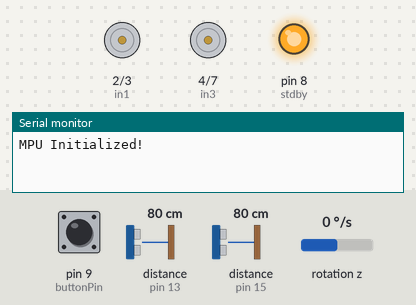
Recording of a sketch running on a simulated Arduino Uno, built with avr-gcc and run on an emulated ATmega328P. Shown: motor-driver pin pairs drawn as motors (green arrow = first pin HIGH = forward, orange = second pin HIGH = backward, longer = more drive, scaled by the enable pin), output pins drawn as LEDs (lit = HIGH), the last lines printed to the serial monitor. Wiring (inferred from the names in the program): MPU-9250 motion sensor at I2C address 0x68. The inputs (shaded band) are chosen by the test bench; at power-on: pin 9 (buttonPin) HIGH, rotation z 0 °/s, distance to the obstacle (sensors on pin 13, pin 15) 80 cm. The echo pulse lasts 58.3 µs per cm; pins used as bus, display or sensor lines are not drawn.

Above: at 1.2 s.
1.3 s: pin 9 (buttonPin) pulled LOW for 0.15 s
At 1.31 s:
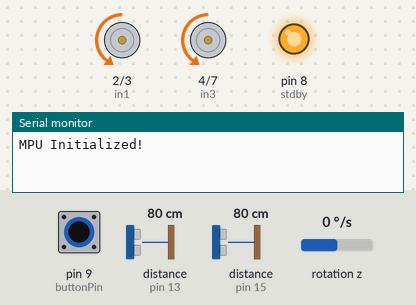
2.9 s: rotation z set to -86 °/s
5.9 s: rotation z set to -100 °/s
At 6.5 s:
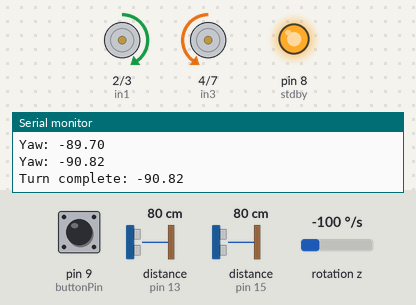
8.9 s: distance to the obstacle (sensor on pin 13) set to 35 cm
11.9 s: distance to the obstacle (sensor on pin 15) set to 2 cm
14.9 s: distance to the obstacle (sensor on pin 13) set to 120 cm
At 18.7 s:
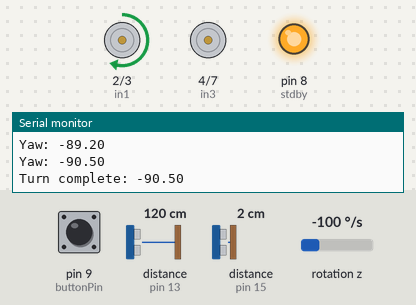
At 19.39 s:
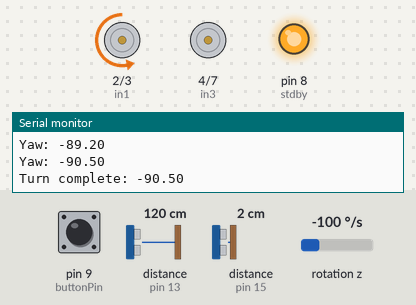
Timing chart, 0 to 26.7 s (numbered marks = the images above; inputs shaded):
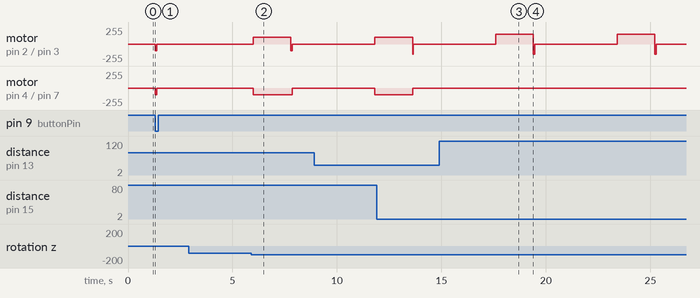

The sketch:

MotorsTest.ino
```cpp
// Motor Pins

//IN1,IN2=LEFT
//IN3,IN4=RIGHT
#include <Wire.h>

#define MPU_ADDR 0x68
#define PWR_MGMT_1  0x6B
#define GYRO_CONFIG 0x1B
#define GYRO_ZOUT_H 0x47


// === Initialize MPU9250 ===
void initMPU() {
  Wire.begin();

  // Wake up
  Wire.beginTransmission(MPU_ADDR);
  Wire.write(PWR_MGMT_1);
  Wire.write(0x00);
  Wire.endTransmission();

  // Gyro ±250 dps
  Wire.beginTransmission(MPU_ADDR);
  Wire.write(GYRO_CONFIG);
  Wire.write(0x00);
  Wire.endTransmission();
}
const int buttonPin = 9;
unsigned long lastButtonPress = 0;


// Integration timing
float deltat = 0.0f;
unsigned long lastUpdate = 0;
bool motorsEnabled = false;

int trigf=10,echof=11,trigr=12,echor=13,trigl=14,echol=15;
int in1 = 2;
int in2 = 3;
int in3 = 4;
int in4 = 7;

int en1 = 5;
int en2 = 6;
int stdby = 8;
// PID gains (start with these, tuned later)
float Kp = 1.9;
float Ki = 0.00;    // start at 0
float Kd = 1.4;

float integral = 0;
float lastError = 0;
unsigned long lastTime = 0;
const unsigned long loopMs = 50; // 50 ms control loop

const int baseSpeed = 100; // starting base PWM (0-255)
const int maxSpeed = 150 ;
const int integralLimit = 200; // tune later

float yaw = 0.0f;
float yawZero = 0.0f;    // reference so relative yaw starts at 0
const float ANGLE_TOL = 3.0f;  // degrees tolerance for stopping the turn

// // ------------- Helpers for yaw -----------------
// static inline float normalizeAngle(float a){
//   while (a > 180.0f) a -= 360.0f;
//   while (a <= -180.0f) a += 360.0f;
//   return a;
// }

// void updateYaw() {
//   // Read sensors when data ready
//   if (myIMU.readByte(MPU9250_ADDRESS, INT_STATUS) & 0x01) {
//     // Accel
//     myIMU.readAccelData(myIMU.accelCount);
//     myIMU.ax = (float)myIMU.accelCount[0] * myIMU.aRes;
//     myIMU.ay = (float)myIMU.accelCount[1] * myIMU.aRes;
//     myIMU.az = (float)myIMU.accelCount[2] * myIMU.aRes;

//     // Gyro (rad/s)
//     myIMU.readGyroData(myIMU.gyroCount);
//     myIMU.gx = (float)myIMU.gyroCount[0] * myIMU.gRes * DEG_TO_RAD;
//     myIMU.gy = (float)myIMU.gyroCount[1] * myIMU.gRes * DEG_TO_RAD;
//     myIMU.gz = (float)myIMU.gyroCount[2] * myIMU.gRes * DEG_TO_RAD;

//     // Mag
//     // myIMU.readMagData(myIMU.magCount);
//     // myIMU.mx = (float)myIMU.magCount[0] * myIMU.mRes;
//     // myIMU.my = (float)myIMU.magCount[1] * myIMU.mRes;
//     // myIMU.mz = (float)myIMU.magCount[2] * myIMU.mRes;
//   }

//   myIMU.updateTime();

//   // Madgwick fusion
//   MadgwickQuaternionUpdate(myIMU.ax, myIMU.ay, myIMU.az,
//                            myIMU.gx, myIMU.gy, myIMU.gz,
//                           0.0f, 0.0f, 0.0f,           //for not using
//                            myIMU.deltat);             //magnetometer

//   // Extract yaw (Z)
//   yaw = atan2f(2.0f * (q[0]*q[3] + q[1]*q[2]),
//                1.0f - 2.0f * (q[2]*q[2] + q[3]*q[3]));
//   yaw *= RAD_TO_DEG;
// }

// // void toggleMotors() {
// //   static bool lastState = HIGH;
// //   bool currentState = digitalRead(buttonPin);

// //   if (lastState == HIGH && currentState == LOW) {  // Button pressed
// //     if (millis() - lastButtonPress > 250) {       // Debounce 250ms
// //       motorsEnabled = !motorsEnabled;
// //       digitalWrite(STBY, motorsEnabled ? HIGH : LOW);
// //       lastButtonPress = millis();
// //     }
// //   }
// //   lastState = currentState;
// // }

// float getRelativeYaw() {
//   updateYaw();
//   return normalizeAngle(yaw - yawZero);
// }

// void resetYawZero() {
//   updateYaw();
//   yawZero = yaw;   // now relative yaw will read ~0
// }

float readGyroZ() {
  Wire.beginTransmission(MPU_ADDR);
  Wire.write(GYRO_ZOUT_H);
  Wire.endTransmission(false);
  Wire.requestFrom(MPU_ADDR, 2, true);

  int16_t gz_raw = Wire.read() << 8 | Wire.read();
  return gz_raw / 131.0;  // dps
}

// === Turn by target angle ===
void turnByAngle(float targetAngleDeg) {
  float yaw = 0;
  lastTime = millis();

  // Decide direction
  if (targetAngleDeg > 0) {
    // Turning right
    // setMotorRight();   // your motor code here
  } else {
    // Turning left
    // setMotorLeft();
  }

  while (abs(yaw) < abs(targetAngleDeg)) {
    float gz_dps = readGyroZ();

    unsigned long now = millis();
    float dt = (now - lastTime) / 1000.0;
    lastTime = now;
    yaw += gz_dps * dt;

    Serial.print("Yaw: ");
    Serial.println(yaw);
  }

  // Stop motors after turn
  // stopMotors();

  Serial.print("Turn complete: ");
  Serial.println(yaw);
}


void setup() {
  Serial.begin(9600);

  pinMode(trigf,OUTPUT);
  pinMode(trigl,OUTPUT);
  pinMode(trigr,OUTPUT);
  pinMode(echof,INPUT);
  pinMode(echol,INPUT);
  pinMode(echor,INPUT);
  pinMode(in1, OUTPUT);
  pinMode(in2, OUTPUT);
  pinMode(in3, OUTPUT);
  pinMode(in4, OUTPUT);
  pinMode(stdby,OUTPUT);
  pinMode(buttonPin, INPUT_PULLUP) ;

  pinMode(en1, OUTPUT);
  pinMode(en2, OUTPUT);

  analogWrite(en1, baseSpeed);
  analogWrite(en2, baseSpeed);
  digitalWrite(stdby, HIGH);

  Wire.begin();
  initMPU();
  Serial.println("MPU Initialized!");

}

void stop(){
  digitalWrite(in1,LOW);
  digitalWrite(in2,LOW);
  digitalWrite(in3,LOW);
  digitalWrite(in4,LOW);
  delay(1000);
}

void turnRight() {

  turnByAngle(90);
  delay(2000);
  // resetYawZero();
  // float target = 90.0;

  // unsigned long startTime = millis();  // safety timeout
  // while (true) {
  //   updateYaw();
  //   float error = normalizeAngle(target - getRelativeYaw());

  //   // stop when within tolerance
  //   if (fabs(error) < ANGLE_TOL) break;

  //   int pwm = map(fabs(error), 90, 0, 180, 80);
  //   pwm = constrain(pwm, 80, 180);

  //   if (error > 0) {
  //     // turn right
  //     analogWrite(en1, pwm);
  //     digitalWrite(in1, LOW);
  //     digitalWrite(in2, HIGH);

  //     analogWrite(en2, pwm);
  //     digitalWrite(in3, HIGH);
  //     digitalWrite(in4, LOW);
  //   } else {
  //     // overshoot protection: tiny correction left
  //     analogWrite(en1, pwm);
  //     digitalWrite(in1, LOW);
  //     digitalWrite(in2, HIGH);

  //     analogWrite(en2, pwm);
  //     digitalWrite(in3, HIGH);
  //     digitalWrite(in4, LOW);
  //   }

  //   if (millis() - startTime > 3000) break; // timeout failsafe
  // }
  // stop();

}


void turnBack() {

  turnByAngle(180);
  delay(2000);
  // resetYawZero();
  // float target = 90.0;

  // unsigned long startTime = millis();  // safety timeout
  // while (true) {
  //   updateYaw();
  //   float error = normalizeAngle(target - getRelativeYaw());

  //   // stop when within tolerance
  //   if (fabs(error) < ANGLE_TOL) break;

  //   int pwm = map(fabs(error), 90, 0, 180, 80);
  //   pwm = constrain(pwm, 80, 180);

  //   if (error > 0) {
  //     // turn right
  //     analogWrite(en1, pwm);
  //     digitalWrite(in1, LOW);
  //     digitalWrite(in2, HIGH);

  //     analogWrite(en2, pwm);
  //     digitalWrite(in3, HIGH);
  //     digitalWrite(in4, LOW);
  //   } else {
  //     // overshoot protection: tiny correction left
  //     analogWrite(en1, pwm);
  //     digitalWrite(in1, LOW);
  //     digitalWrite(in2, HIGH);

  //     analogWrite(en2, pwm);
  //     digitalWrite(in3, HIGH);
  //     digitalWrite(in4, LOW);
  //   }

  //   if (millis() - startTime > 3000) break; // timeout failsafe
  // }
  // stop();
  // // Update axis: (axis + 2) % 4
  // // axis = (axis + 2) % 4;

}

void turnLeft() {

  turnByAngle(-90);
  delay(2000);
//  resetYawZero();
//   float target = 90.0;

//   unsigned long startTime = millis();  // safety timeout
//   while (true) {
//     updateYaw();
//     float error = normalizeAngle(target - getRelativeYaw());

//     // stop when within tolerance
//     // if (fabs(error) < ANGLE_TOL) break;

//     int pwm = map(fabs(error), 90, 0, 180, 80);
//     pwm = constrain(pwm, 80, 180);

//     if (error > 0) {
//       // turn right
//       analogWrite(en1, pwm);
//       digitalWrite(in1, LOW);
//       digitalWrite(in2, HIGH);

//       analogWrite(en2, pwm);
//       digitalWrite(in3, HIGH);
//       digitalWrite(in4, LOW);
//     } else {
//       // overshoot protection: tiny correction left
//       analogWrite(en1, pwm);
//       digitalWrite(in1, HIGH);
//       digitalWrite(in2, LOW);

//       analogWrite(en2, pwm);
//       digitalWrite(in3, LOW);
//       digitalWrite(in4, HIGH);
//     }

//     if (millis() - startTime > 3000) break; // timeout failsafe
//   }
//   stop();
}

void skipACell(){

  digitalWrite(in1,HIGH);
  digitalWrite(in2,LOW);
  digitalWrite(in3,LOW);
  digitalWrite(in4,HIGH);
  delay(900);
}

void toggleMotors() {
  static bool lastState = HIGH;
  bool currentState = digitalRead(buttonPin);

  if (lastState == HIGH && currentState == LOW) {  // Button pressed
    if (millis() - lastButtonPress > 250) {       // Debounce 250ms
      motorsEnabled = !motorsEnabled;
      digitalWrite(stdby, motorsEnabled ? HIGH : LOW);
      lastButtonPress = millis();
    }
  }
  lastState = currentState;
}

// float filteredLeftDistance() {
//   static float prev = 0;
//   float raw = getDist(trigl,echol);
//   prev = 0.7 * prev + 0.3 * raw; // exponential smoothing
//   return prev;
// }

// float filteredRightDistance() {
//   static float prev = 0;
//   float raw = getDist(trigr,echor);
//   prev = 0.7 * prev + 0.3 * raw;
//   return prev;
// }

// int applyDeadband(int pwm) {
//   if (pwm == 0) return 0; // fully stop
//   const int deadband = 60; // adjust experimentally
//   if (pwm > 0 && pwm < deadband) pwm = deadband;
//   return pwm;
// }

float getDist(int trig,int echo){
  float distance = 0;
  for(int i=0;i<3;i++){
  digitalWrite(trig, LOW);
  delayMicroseconds(2);
  digitalWrite(trig, HIGH);
  delayMicroseconds(10);
  digitalWrite(trig, LOW);
  long duration = pulseIn(echo, HIGH, 20000);
  distance += (duration*0.034)/2.0;
  }

  return distance/3.0;  // cm
}

void PID(){

  // unsigned long now = millis();
  // if (now - lastTime < loopMs) return;
  // float dt = (now - lastTime) / 1000.0; // seconds
  // lastTime = now;

  float leftDist  = getDist(trigl, echol);   // cm
  float rightDist = getDist(trigr, echor);  // cm

  float error = getDist(trigl, echol) - getDist(trigr, echor);

  // Integral with anti-windup
  // integral += error * dt;

  integral += error;
  if (integral > integralLimit) integral = integralLimit;
  if (integral < -integralLimit) integral = -integralLimit;

  // Derivative (optionally low-pass)
  // float derivative = (error - lastError) / dt;

  float derivative = (error - lastError);
  // derivative = derivativeFilter(derivative); // optional

  float correction = Kp * error + Ki * integral + Kd * derivative;

  lastError = error;

  // Map correction to motor speeds (differential)
  int leftPWM  = constrain((int)(baseSpeed - correction), 0, maxSpeed);
  int rightPWM = constrain((int)(baseSpeed + correction), 0, maxSpeed);

  // // Compensate motor deadband if needed:
  // leftPWM  = applyDeadband(leftPWM);
  // rightPWM = applyDeadband(rightPWM);

  analogWrite(en1,  leftPWM);
  analogWrite(en2, rightPWM);

  Serial.print("err:"); Serial.print(error);
  Serial.print(" corr:"); Serial.print(correction);
  Serial.print(" LPWM:"); Serial.print(leftPWM);
  Serial.print(" RPWM:"); Serial.print(rightPWM);

  Serial.print(" left:"); Serial.println(leftDist);
  Serial.print(" right:"); Serial.print(rightDist);
}


void goForward(){
  //think of a way to keep it from being called again and again in  the loop...(it will get called every time we exit the while loop of leftPriority..)
  while(getDist(trigr,echor)<25 || getDist(trigl,echol)<25){
    moveForward();
  }
  // stop();
}

void moveForward() {
//  unsigned long start = millis();
// while (millis() - start < 900) {
   digitalWrite(in1,LOW);
  digitalWrite(in2,HIGH);
  digitalWrite(in3,LOW);
  digitalWrite(in4,HIGH);
  PID();  // keep correcting during movement
// }
}

// void turnRight(){
//    //sirf ghumayega
//   digitalWrite(in1,LOW);
//   digitalWrite(in2,HIGH);
//   digitalWrite(in3,LOW);
//   digitalWrite(in4,LOW);
//   delay(180);
// }

// void turnLeft(){
//   //sirf ghumayega
//   digitalWrite(in1,LOW);
//   digitalWrite(in2,LOW);
//   digitalWrite(in3,HIGH);
//   digitalWrite(in4,LOW);
//   delay(180);
// }


void loop(){
  toggleMotors();
  if (!motorsEnabled) return;

  moveForward();
  if(getDist(trigl,echol)>25){
    stop();
    turnLeft();
    skipACell() ;
  }
  else if(getDist(trigr, echor)>25)
  {
    stop();
    turnRight();
    skipACell();
  }
  skipACell();
}
```

Measured:
- the behaviour switches between -93 and -94 °/s on rotation z (found by bisection; images 1 and 2)
- after the input at 1.3 s, motor on pin 2 (in1) / pin 3 (in2), motor on pin 4 (in3) / pin 7 (in4): stopped → backward 100/255 at once, → stopped 0.08 s later
- after the input at 14.9 s, motor on pin 4 (in3) / pin 7 (in4): stays stopped (without the input it goes to backward 100/255 after 4.5 s)
